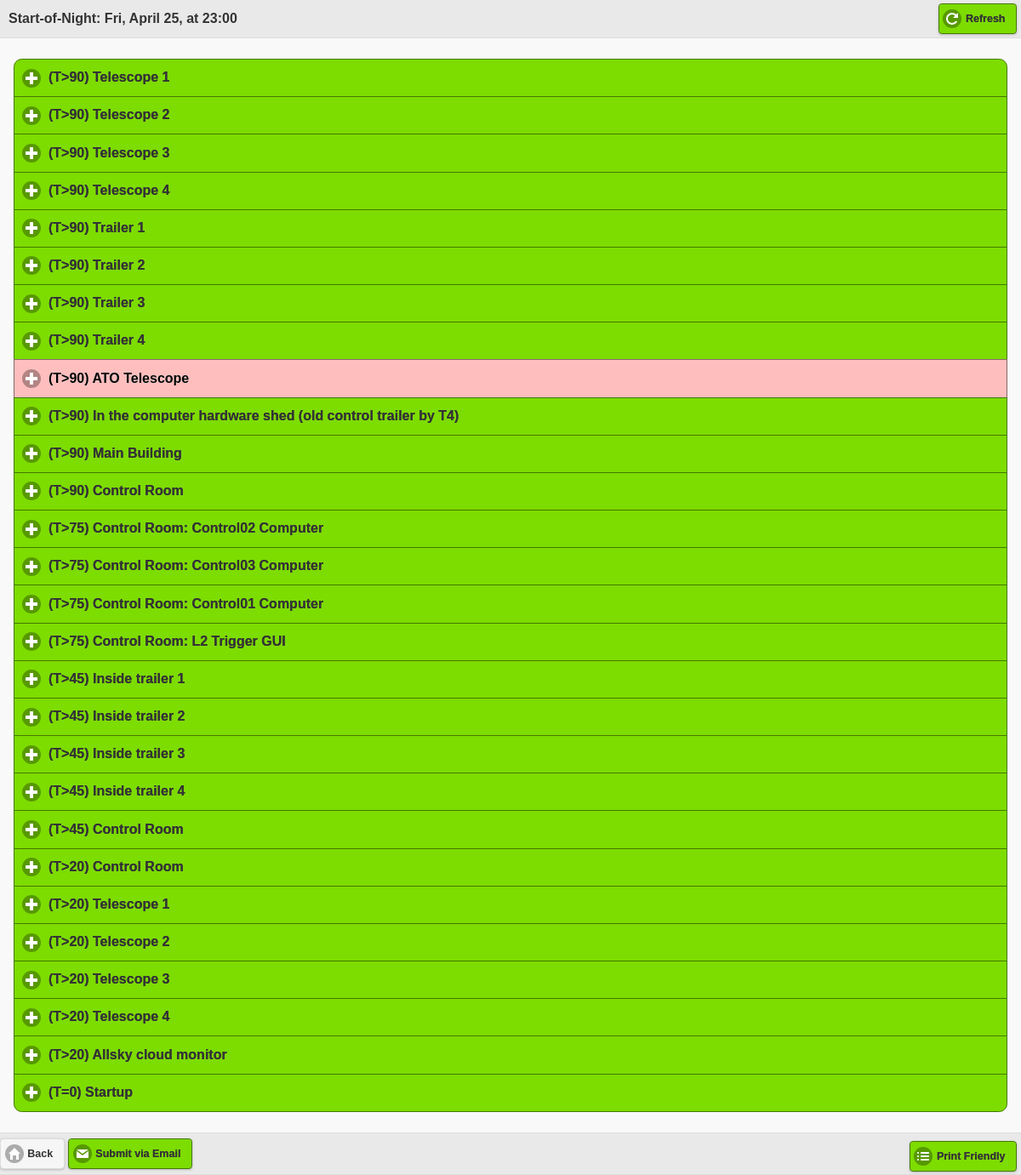
The app's page /beta/8/ (signed in) with its own data.
### beta/models.py (models this page shows, shortened)
class List(models.Model):
	name = models.CharField(max_length=200)
	pub_date = models.DateTimeField('date published')
	observers_list = models.CharField(max_length=75, default="")
	email_has_been_sent = models.BooleanField(default=False)

class ChoiceGroup(models.Model):
	parent = models.ForeignKey(List)
	group_text = models.CharField(max_length = 150)
	subtext = models.CharField(max_length=80, default=" ")
	number_of_details = models.IntegerField(default=0)
	def get_swatch(self):
		total=0
		checked=0
		for choice in self.choice_set.all():
			total = total + 1
			if choice.isChecked:
				checked = checked + 1
		if checked==total:
			return "b"
		if checked==0:
			return "c"
		return "d"

### beta/views.py (the view)
# urls.py: url(r'^(?P<list_id>\d+)/$', views.detail, name='detail'),
@login_required(login_url='/beta/login/')
def detail(request, list_id):
	if request.method=="POST":
		vlist = get_object_or_404(List, pk=list_id)
		if 'notetext' in request.POST:
			note=request.POST['notetext']
			user=request.user.username
			time=str( strftime("%H:%M", localtime()))
			cg = request.POST['choicegroupid']
			cg = ChoiceGroup.objects.get(id=cg)
			note_obj = cg.note_set.create(text=note, user=user, time=time)
			note_obj.save()
			return HttpResponseRedirect(reverse('detail', args=(vlist.id,)))
		choiceid = request.POST['choiceid']
		choicechecked = request.POST['choicechecked']
		if request.user.username not in vlist.observers_list:
			vlist.observers_list = vlist.observers_list + ", "+request.user.username
		vchoice = Choice.objects.get(id=choiceid)
		vchoice.isChecked = (choicechecked == 'true')
		last_change = str( strftime("%H:%M", localtime()))
		vchoice.last_date=last_change
		vchoice.last_user=request.POST['username']
		vchoice.save()
		return HttpResponseRedirect(reverse('detail', args=(vlist.id,)))
	else:
		vlist = get_object_or_404(List, pk=list_id)
		return render(request, 'beta/detail.html', {'vlist': vlist})

### beta/templates/beta/detail.html (shortened to what this page needs)
<html>
{% load staticfiles %}
<head>
	<link rel="stylesheet" href="{% static "beta/beta-theme.min.css" %}" />
	<link rel="stylesheet" href="{% static "beta/jquery.mobile.icons.min.css" %}" />
	<link rel="stylesheet" href="{% static "beta/jquery.mobile.structure-1.4.2.min.css" %}" />
</head>
<body>
<div id="page1" data-role="page">
	<div data-role="header" data-position="fixed">
		<h3 style="text-align:left; margin-left:10px;">{{vlist.name}}</h3>
		<a href="javascript:history.go(0)" class="ui-btn-right" data-theme="b" data-icon="refresh">Refresh</a>
	</div>
	<div data-role="main" class="ui-content">
		<div data-role="collapsible-set">
			{% for group in vlist.choicegroup_set.all %}
				<div data-role="collapsible"
					data-collapsed="true"
					data-theme="{{ group.get_swatch }}"
					>
					<h1>{{group.group_text}}</h1>
				</div>
			{% endfor %}
		</div>
	</div>
	<div class="center-wrapper" data-role="footer">
		<a href="{% url 'index' %}"  data-role="button" data-icon="Home">Back</a>
		<a href="{% url 'send_prompt' vlist.id %}" data-role="button"
			data-theme="b" data-icon="mail">Submit via Email</a>
		<a href="{% url 'print_friendly' vlist.id %}" data-role="button"
			class="ui-btn-right" data-theme="b" data-icon="bullets">Print Friendly</a>
	</div>
</div>
</body>
</html>

### records on screen
List: name "Start-of-Night: Fri, April 25, at 23:00"
ChoiceGroup: group_text "(T>90) Telescope 1"
ChoiceGroup: group_text "(T>90) Telescope 2"
ChoiceGroup: group_text "(T>90) Telescope 3"
ChoiceGroup: group_text "(T>90) Telescope 4"
ChoiceGroup: group_text "(T>90) Trailer 1"
ChoiceGroup: group_text "(T>90) Trailer 2"
ChoiceGroup: group_text "(T>90) Trailer 3"
ChoiceGroup: group_text "(T>90) Trailer 4"
ChoiceGroup: group_text "(T>90) ATO Telescope"
ChoiceGroup: group_text "(T>90) In the computer hardware shed (old control trailer by T4)"
ChoiceGroup: group_text "(T>90) Main Building"
ChoiceGroup: group_text "(T>90) Control Room"
ChoiceGroup: group_text "(T>75) Control Room: Control02 Computer"
ChoiceGroup: group_text "(T>75) Control Room: Control03 Computer"
ChoiceGroup: group_text "(T>75) Control Room: Control01 Computer"
ChoiceGroup: group_text "(T>75) Control Room: L2 Trigger GUI"
ChoiceGroup: group_text "(T>45) Inside trailer 1"
ChoiceGroup: group_text "(T>45) Inside trailer 2"
ChoiceGroup: group_text "(T>45) Inside trailer 3"
ChoiceGroup: group_text "(T>45) Inside trailer 4"
ChoiceGroup: group_text "(T>45) Control Room"
ChoiceGroup: group_text "(T>20) Control Room"
ChoiceGroup: group_text "(T>20) Telescope 1"
ChoiceGroup: group_text "(T>20) Telescope 2"
ChoiceGroup: group_text "(T>20) Telescope 3"
ChoiceGroup: group_text "(T>20) Telescope 4"
ChoiceGroup: group_text "(T>20) Allsky cloud monitor"
ChoiceGroup: group_text "(T=0) Startup"
